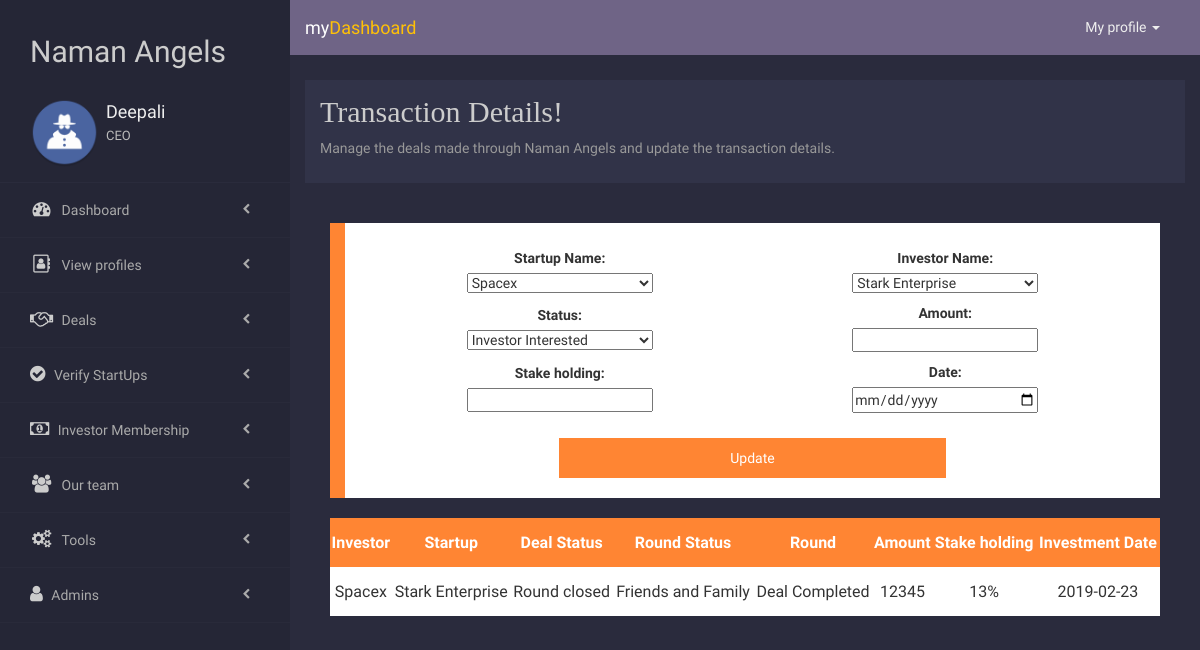
Page /admin/transaction.php (signed in) on the committed database.
### tables this page shows
CREATE TABLE `requests` (
  `ReqID` int(10) NOT NULL,
  `Inv_ID` varchar(20) NOT NULL,
  `St_ID` varchar(20) NOT NULL,
  `Deal` binary(1) NOT NULL DEFAULT '\0',
  `Round` varchar(30) NOT NULL,
  `Amount` int(50) NOT NULL,
  `Date` varchar(30) NOT NULL,
  `Stakehold` int(10) NOT NULL
);

CREATE TABLE `st_details` (
  `StpID` varchar(20) NOT NULL,
  `Stname` varchar(200) NOT NULL,
  `Ffname` varchar(200) NOT NULL,
  `Sfname` varchar(200) NOT NULL,
  `Email` varchar(200) NOT NULL,
  `Phone` varchar(200) NOT NULL,
  `Type` varchar(200) NOT NULL,
  `Address` varchar(200) NOT NULL,
  `City` varchar(200) NOT NULL,
  `State` varchar(200) NOT NULL,
  `Country` varchar(200) NOT NULL,
  `Website` varchar(200) NOT NULL,
  `Investment` varchar(200) NOT NULL
);

CREATE TABLE `inv_details` (
  `InvID` varchar(20) NOT NULL,
  `CName` varchar(200) DEFAULT NULL,
  `FName` varchar(200) NOT NULL,
  `LName` varchar(200) NOT NULL,
  `Email` varchar(200) NOT NULL,
  `Phone` varchar(200) NOT NULL,
  `Website` varchar(200) DEFAULT NULL,
  `City` varchar(200) NOT NULL,
  `State` varchar(200) NOT NULL,
  `Country` varchar(200) NOT NULL,
  `AvgInvestment` varchar(200) NOT NULL,
  `Type` varchar(50) NOT NULL
);

CREATE TABLE `round_history` (
  `HistID` int(20) NOT NULL,
  `StpID` varchar(20) NOT NULL,
  `Round` varchar(30) NOT NULL,
  `Security_type` varchar(50) NOT NULL,
  `Capital_raised` int(30) NOT NULL,
  `Close_date` date NOT NULL
);

### admin/transaction.php (the view, shortened to what this page needs)
<?php
    require "../server.php";
?>
<html>
    <head>
        <link rel="stylesheet" href="css/transaction.css">
    </head>
    <body>
        <?php require "sidebar.php" ?>
        <div class="cont">
            <div class="welcome">
            <div class="container-fluid">
            <div class="row">
                <div class="col-md-12">
                <div class="content">
                    <h2>Transaction Details!</h2>
                    <p>Manage the deals made through Naman Angels and update the transaction details.</p>
                </div>
                </div>
            </div>
            </div>
        </div>
            <div class="tab">
                <center>
                <form method="post" action="transaction.php">
                    <div>
                    <label>Startup Name: </label>
                    <select name="stup">
                        <?php
                            $qu1= "SELECT * FROM st_details;";
                            $res1 = mysqli_query($db, $qu1);
                            while($row1 = mysqli_fetch_assoc($res1)){
                                echo '<option value="'.$row1['StpID'].'">'.$row1['Stname'].'</option>';
                            }
                        ?>
                    </select>
                    </div>
                    <div>
                    <label>Investor Name: </label>
                    <select name="inv">
                        <?php
                            $qu1= "SELECT * FROM inv_details;";
                            $res1 = mysqli_query($db, $qu1);
                            while($row1 = mysqli_fetch_assoc($res1)){
                                echo '<option value="'.$row1['InvID'].'">'.$row1['CName'].'</option>';
                            }
                        ?>
                    </select>
                    </div>
                    <div>
                    <label>Status: </label>
                    <select name="stat">
                        <option value="interest">Investor Interested</option>
                    </select>
                    </div>
                    <div>
                    <label>Amount:</label>
                    <input type="number" name="amt">
                    </div>
                    <div>
                    <label>Stake holding:</label>
                    <input type="number" name="stake">
                    </div>
                    <div>
                    <label>Date:</label>
                    <input type="date" name="dealdate">
                    </div>
                    <br><br>
                    <input type="submit" name="transact" value="Update" class="butn">
                </form>
                <table>
                    <tr>
                        <th>Investor</th>
                        <th>Startup</th>
                        <th>Deal Status</th>
                        <th>Round Status</th>
                        <th>Round</th>
                        <th>Amount</th>
                        <th>Stake holding</th>
                        <th>Investment Date</th>
                    </tr>
                    <?php
                    $qu = "SELECT * FROM requests";
                    $results = mysqli_query($db, $qu);
                    while($row = mysqli_fetch_assoc($results))
                    {
                        $deal = $row['Deal'];
                        $stpid = $row['St_ID'];
                        $invid = $row['Inv_ID'];
                        $r=$row['Round'];
                        $qu1= "SELECT * FROM st_details WHERE StpID = '$stpid'";
                        $res1 = mysqli_query($db, $qu1);
                        $row1 = mysqli_fetch_assoc($res1);
                        $qu2= "SELECT * FROM inv_details WHERE InvID = '$invid'";
                        $res2 = mysqli_query($db, $qu2);
                        $row2 = mysqli_fetch_assoc($res2);
                        $q = "SELECT * FROM round_history WHERE StpID='$stpid' AND Round='$r'";
                        $res3 = mysqli_query($db, $q);
                        $row3 = mysqli_fetch_assoc($res3);
                        echo '<tr>
                        <td>'.$row1['Stname'].'</td>
                        <td>'.$row2['CName'].'</td>'
                        ;
                        if(mysqli_num_rows($res3) == 1){
                            echo '<td>Round closed</td>
                            <td>'.$row3['Round'].'</td>';
                        }
                        else{
                            echo '<td>Round open</td>
                            <td>'.$row['Round'].'</td>';
                        }
                        if($deal == 1){
                            echo '<td>Deal Completed</td>';
                            echo '<td>'.$row['Amount'].'</td>';
                            echo '<td>'.$row['Stakehold'].'%</td>';
                            echo '<td>'.$row['Date'].'</td>';
                        }
                        echo '</tr>'
                        ;
                    }
                    ?>
                </table>
                </center>
            </div>
        </div>
    </body>
</html>

### admin/sidebar.php (shortened to what this page needs)
<?php
  $id = $_SESSION['adminID'];
	$qu = "SELECT * FROM admin WHERE adminID = '$id'";
	$results = mysqli_query($db, $qu);
	$row = mysqli_fetch_assoc($results);
	$AdminName = $row['AdminName'];
  $AdminDesgn = $row['AdminDesgn'];
  $ProfilePic = $row['ProfilePic'];
?>
<html lang="en">
  <head>
    <link rel="stylesheet" href="https://maxcdn.bootstrapcdn.com/bootstrap/3.3.7/css/bootstrap.min.css">
    <link rel="stylesheet" href="https://maxcdn.bootstrapcdn.com/font-awesome/4.7.0/css/font-awesome.min.css">
    <link rel="stylesheet" href="css/sidebar.css">
  </head>
  <body>
    <aside class="side-nav" id="show-side-navigation1">
      <div class="heading">
        <h2>Naman Angels</h2><br>
        <?= "<img src='../".$ProfilePic."' style='border-radius:50%;'/>";?>
        <div class="info">
          <h3><a href="profile.php"><?php echo $AdminName;?></a></h3>
          <p><?php echo $AdminDesgn; ?></p>
        </div>
      </div>
      <ul class="categories">
      <li><i class="fa fa-dashboard fa-fw"></i><a href="dashboard.php">&nbsp;Dashboard</span></a>
        </li>
        <li><i class="fa fa-address-book-o fa-fw"></i><a href="#">&nbsp;View profiles</a>
        </li>
        <li><i class="fa fa-handshake-o fa-fw"></i><a href="transaction.php">&nbsp;Deals </a></li>
        <li><i class="fa fa-check-circle"></i><a href="verify.php">&nbsp;Verify StartUps</a></li>
        <li><i class="fa fa-money"></i><a href="#">&nbsp;Investor Membership</a>
        </li>
        <li><i class="fa fa-users fa-fw"></i><a href="#">&nbsp;Our team</a>
        </li>
        <li><i class="fa fa-cogs fa-fw"></i><a href="#">&nbsp;Tools</a>
        </li>
        <li><i class="fa fa-user" aria-hidden="true"></i><a href="add_admin.php">&nbsp;Admins</a></li>
    </aside>
    <section id="contents">
      <nav class="navbar navbar-default">
        <div class="container-fluid">
          <div class="navbar-header">
            <a class="navbar-brand" href="#">my<span class="main-color">Dashboard</span></a>
          </div>
          <div class="collapse navbar-collapse navbar-right" id="bs-example-navbar-collapse-1">
            <ul class="nav navbar-nav">
              <li class="dropdown">
                <a href="#" class="dropdown-toggle" data-toggle="dropdown" role="button" aria-haspopup="true" aria-expanded="false">My profile <span class="caret"></span></a>
              </li>
            </ul>
          </div>
        </div>
      </nav>
      </section>
    </body>
</html>

### admin/css/transaction.css (style rules this page uses)
.cont { margin-left: 290px; }
.tab { margin:40px; }
.tab table,form { width:100%; }
.tab td { padding:15px 0px; text-align:center; }
.tab th { background-color: #ff8533; color: white; padding:15px 0px; text-align:center; }
.tab tr { background-color: white; }
tr:nth-child(odd) { background-color: #f2f2f2; }
.tab form { margin:20px 0px; background-color:white; padding:20px; }
.tab input,select { margin:0px 20px; }
.butn { background-color: #ff8533; border: none; color: white; cursor: pointer; padding:5px 20px; }

### admin/css/sidebar.css (style rules this page uses)
* { padding: 0; margin: 0; box-sizing: border-box; font-family: 'Droid Sans', sans-serif; outline: none; }
body { background-color: #2a2b3d; }
#contents { position: relative; transition: .3s; margin-left: 290px; background-color:#5c98f2; }
.side-nav { float: left; height: 100%; width: 290px; background-color: #252636; color: #CCC; -webkit-transform: translateX(0); transform: translateX(0); transition: .3s; position: fixed; top: 0; left: 0; overflow: auto; z-index: 9999999 }
.side-nav .heading { background-color: #252636; padding: 15px 15px 15px 30px; overflow: hidden; border-bottom: 1px solid #2a2b3c }
.side-nav .heading > img { border-radius: 50%; float: left; width: 28%; }
.side-nav .info { float: left; width: 69%; margin-left: 3%; }
.side-nav .heading .info > h3 { margin: 0 0 5px }
.side-nav .heading .info > h3 > a { color: #EEE; font-weight: 100; margin-top: 4px; display: block; text-decoration: none; font-size: 18px; }
.side-nav .heading .info > p { color: #BBB; font-size: 13px; }
.side-nav .categories > li { padding: 17px 40px 17px 30px; overflow: hidden; border-bottom: 1px solid rgba(255, 255, 255, 0.02); cursor: pointer; }
.side-nav .categories > li > a { color: #AAA; text-decoration: none; }
.side-nav .categories > li > i { font-size: 18px; margin-right: 5px }
.side-nav .categories > li > a:after { content: "\f053"; font-family: fontAwesome; font-size: 11px; line-height: 1.8; float: right; color: #AAA; transition: all .8s ease-in-out; }
.main-color { color: #ffc107; }
.navbar-default { background-color: #6f6486 !important; border: none !important; border-radius: 0 !important; margin: 0 !important }
.navbar-default .navbar-nav>li>a { color: #EEE !important; line-height: 55px !important; padding: 0 10px !important; }
.navbar-default .navbar-brand { color:#FFF !important }
.navbar-default .navbar-brand { line-height: 55px !important; padding: 0 !important }
.navbar>.container .navbar-brand, .navbar>.container-fluid .navbar-brand { margin: 0 !important }
.navbar-default .navbar-nav>li>a { float: left !important; }

### admin/transaction.php (style rules this page uses)
.cont { margin-left: 290px; }
.welcome { color: #CCC; }
.welcome .content { background-color: #313348; padding: 15px; margin-top: 25px; }
.welcome h2 { font-family: Calibri; font-weight: 100; margin-top: 0 }
.welcome p { color: #999; }
.tab { margin:40px; }
.tab table,form { width:100%; }
.tab td { padding:15px 0px; text-align:center; }
.tab th { background-color: #ff8533; color: white; padding:15px 0px; text-align:center; }
.tab tr { background-color: white; }
tr:nth-child(odd) { background-color: #f2f2f2; }
.tab form { margin:20px 0px; background-color:white; padding:20px; border-left: 15px solid #ff8533; }
.tab div { width: 48%; display: inline-block; margin: 5px; }
.tab label { width: 50%; }
.tab input[type=text],input[type=number],input[type=date],select { width: 50%; }
.butn { background-color: #ff8533; border: none; color: white; cursor: pointer; padding:10px 20px; width: 50%; }

### rows in the picture
requests: st_details.Stname "Spacex", inv_details.CName "Stark Enterprise", round_history.Round "Friends and Family", Amount "12345", Stakehold "13", Date "2019-02-23"

### other values in the picture
$AdminName "Deepali"
$AdminDesgn "CEO"
form field stup "Spacex"
form field inv "Stark Enterprise"
